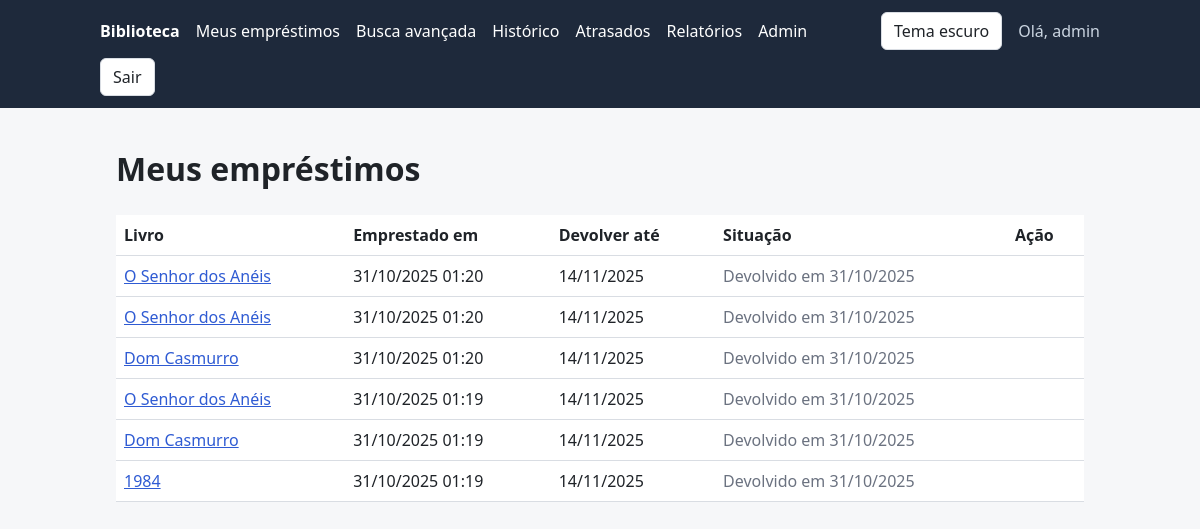
/emprestimos/ (signed in), run on an earlier commit of the app's database.
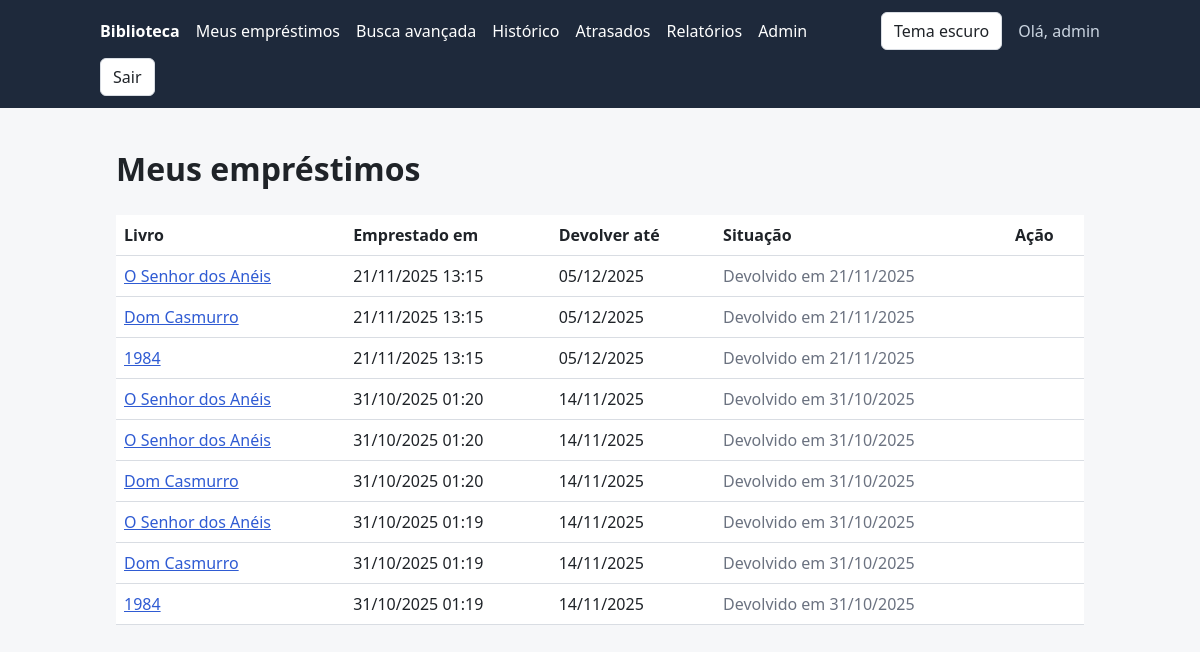
And on a later commit of the database.
### catalog/models.py (models this page shows, shortened)
class Loan(models.Model):
    book = models.ForeignKey(Book, on_delete=models.CASCADE, related_name="loans", verbose_name="Livro")
    user = models.ForeignKey(
        settings.AUTH_USER_MODEL,
        on_delete=models.CASCADE,
        related_name="loans",  # permite fazer user.loans.all()
        verbose_name="Usuário",
    )
    borrowed_at = models.DateTimeField("Emprestado em", auto_now_add=True)  # data e hora do empréstimo
    due_date = models.DateField("Devolver até")  # só a data do prazo, sem hora
    returned_at = models.DateTimeField("Devolvido em", null=True, blank=True)
    class Meta:
        ordering = ["-borrowed_at"]  # o sinal de menos inverte a ordem: mais recentes primeiro
        verbose_name = "Empréstimo"
        verbose_name_plural = "Empréstimos"
    @property
    def is_active(self):
        return self.returned_at is None

class Book(models.Model):
    title = models.CharField("Título", max_length=255)  # texto curto, até 255 caracteres
    author = models.CharField("Autor(a)", max_length=255)
    isbn = models.CharField("ISBN", max_length=13, unique=True)  # unique: o banco não aceita ISBN repetido
    copies_total = models.PositiveIntegerField("Cópias totais", default=1)  # inteiro >= 0; vale 1 se ninguém informar
    image = models.ImageField("Capa", upload_to="book_covers/", blank=True, null=True)
    category = models.ForeignKey(
        Category,
        on_delete=models.SET_NULL,
        null=True,
        blank=True,
        related_name="books",  # permite fazer categoria.books.all()
        verbose_name="Categoria",
    )
    language = models.CharField("Idioma", max_length=50, blank=True)
    publisher = models.CharField("Editora", max_length=150, blank=True)
    edition_year = models.PositiveSmallIntegerField("Ano de edição", null=True, blank=True)
    created_at = models.DateTimeField("Cadastrado em", auto_now_add=True)  # preenchido sozinho na criação
    class Meta:
        ordering = ["title"]  # ordem padrão das consultas: alfabética pelo título
        verbose_name = "Livro"  # nome no singular, usado pelo Admin
        verbose_name_plural = "Livros"  # nome no plural, usado pelo Admin

### catalog/views.py (the view)
# urls.py: path("emprestimos/", views.my_loans, name="my_loans"),
@login_required
def my_loans(request):
    loans = Loan.objects.filter(user=request.user).select_related("book")
    return render(request, "catalog/my_loans.html", {"loans": loans})

### templates/catalog/my_loans.html (shortened to what this page needs)
{% extends "base.html" %}
{% block content %}
  <h1>Meus empréstimos</h1>
  {% if loans %}
    <div class="table-wrap">
      <table>
        <thead>
          <tr>
            <th>Livro</th>
            <th>Emprestado em</th>
            <th>Devolver até</th>
            <th>Situação</th>
            <th>Ação</th>
          </tr>
        </thead>
        <tbody>
          {% for loan in loans %}
            <tr>
              <td><a href="{% url 'catalog:book_detail' loan.book.id %}">{{ loan.book.title }}</a></td>
              <td>{{ loan.borrowed_at|date:"d/m/Y H:i" }}</td>
              <td>{{ loan.due_date|date:"d/m/Y" }}</td>
              <td>
                {% if loan.returned_at %}
                  <span class="muted">Devolvido em {{ loan.returned_at|date:"d/m/Y" }}</span>
                {% elif loan.is_overdue %}
                  <strong class="danger">Atrasado</strong>
                {% else %}
                  <span class="success">Em dia</span>
                {% endif %}
              </td>
              <td>
              </td>
            </tr>
          {% endfor %}
        </tbody>
      </table>
    </div>
  {% else %}
    <p class="muted">Você ainda não pegou nenhum livro emprestado.</p>
  {% endif %}
{% endblock %}

What changed in the data, as far as the page shows it:
added Loan: book "O Senhor dos Anéis", borrowed_at "21/11/2025 13:15", due_date "05/12/2025", returned_at "21/11/2025"
added Loan: book "Dom Casmurro", borrowed_at "21/11/2025 13:15", due_date "05/12/2025", returned_at "21/11/2025"
added Loan: book "1984", borrowed_at "21/11/2025 13:15", due_date "05/12/2025", returned_at "21/11/2025"
